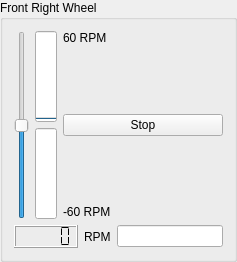
        <widget class="QGroupBox" name="groupBox_4">
         <property name="geometry">
          <rect>
           <x>229</x>
           <y>9</y>
           <width>237</width>
           <height>159</height>
          </rect>
         </property>
         <property name="sizePolicy">
          <sizepolicy hsizetype="Preferred" vsizetype="Preferred">
           <horstretch>1</horstretch>
           <verstretch>1</verstretch>
          </sizepolicy>
         </property>
         <property name="focusPolicy">
          <enum>Qt::NoFocus</enum>
         </property>
         <property name="title">
          <string>Front Right Wheel</string>
         </property>
         <layout class="QVBoxLayout" name="verticalLayout_23">
          <item>
           <layout class="QHBoxLayout" name="horizontalLayout_20">
            <item>
             <widget class="QSlider" name="slider_FrontRightWheel">
              <property name="focusPolicy">
               <enum>Qt::NoFocus</enum>
              </property>
              <property name="minimum">
               <number>-100</number>
              </property>
              <property name="maximum">
               <number>100</number>
              </property>
              <property name="value">
               <number>0</number>
              </property>
              <property name="orientation">
               <enum>Qt::Vertical</enum>
              </property>
             </widget>
            </item>
            <item>
             <layout class="QVBoxLayout" name="verticalLayout_20">
              <item>
               <widget class="QProgressBar" name="progressBar_FrontRightWheelForwards">
                <property name="focusPolicy">
                 <enum>Qt::NoFocus</enum>
                </property>
                <property name="layoutDirection">
                 <enum>Qt::LeftToRight</enum>
                </property>
                <property name="value">
                 <number>0</number>
                </property>
                <property name="textVisible">
                 <bool>true</bool>
                </property>
                <property name="orientation">
                 <enum>Qt::Vertical</enum>
                </property>
                <property name="textDirection">
                 <enum>QProgressBar::TopToBottom</enum>
                </property>
               </widget>
              </item>
              <item>
               <widget class="QProgressBar" name="progressBar_FrontRightWheelBackwards">
                <property name="focusPolicy">
                 <enum>Qt::NoFocus</enum>
                </property>
                <property name="layoutDirection">
                 <enum>Qt::LeftToRight</enum>
                </property>
                <property name="value">
                 <number>0</number>
                </property>
                <property name="orientation">
                 <enum>Qt::Vertical</enum>
                </property>
                <property name="invertedAppearance">
                 <bool>true</bool>
                </property>
               </widget>
              </item>
             </layout>
            </item>
            <item>
             <layout class="QVBoxLayout" name="verticalLayout_21">
              <item>
               <widget class="QLabel" name="label_18">
                <property name="focusPolicy">
                 <enum>Qt::NoFocus</enum>
                </property>
                <property name="text">
                 <string>60 RPM</string>
                </property>
               </widget>
              </item>
              <item>
               <spacer name="verticalSpacer_10">
                <property name="focusPolicy">
                 <enum>Qt::NoFocus</enum>
                </property>
                <property name="orientation">
                 <enum>Qt::Vertical</enum>
                </property>
                <property name="sizeHint" stdset="0">
                 <size>
                  <width>20</width>
                  <height>40</height>
                 </size>
                </property>
               </spacer>
              </item>
              <item>
               <widget class="QPushButton" name="pushButton_FrontRightWheelStop">
                <property name="focusPolicy">
                 <enum>Qt::NoFocus</enum>
                </property>
                <property name="text">
                 <string>Stop</string>
                </property>
               </widget>
              </item>
              <item>
               <spacer name="verticalSpacer_11">
                <property name="focusPolicy">
                 <enum>Qt::NoFocus</enum>
                </property>
                <property name="orientation">
                 <enum>Qt::Vertical</enum>
                </property>
                <property name="sizeHint" stdset="0">
                 <size>
                  <width>20</width>
                  <height>40</height>
                 </size>
                </property>
               </spacer>
              </item>
              <item>
               <widget class="QLabel" name="label_19">
                <property name="focusPolicy">
                 <enum>Qt::NoFocus</enum>
                </property>
                <property name="text">
                 <string>-60 RPM</string>
                </property>
               </widget>
              </item>
             </layout>
            </item>
           </layout>
          </item>
          <item>
           <layout class="QHBoxLayout" name="horizontalLayout_21">
            <item>
             <widget class="QLCDNumber" name="lcdNumber_FrontRightWheel">
              <property name="focusPolicy">
               <enum>Qt::NoFocus</enum>
              </property>
              <property name="smallDecimalPoint">
               <bool>false</bool>
              </property>
              <property name="segmentStyle">
               <enum>QLCDNumber::Flat</enum>
              </property>
              <property name="value" stdset="0">
               <double>0.000000000000000</double>
              </property>
             </widget>
            </item>
            <item>
             <widget class="QLabel" name="label_21">
              <property name="focusPolicy">
               <enum>Qt::NoFocus</enum>
              </property>
              <property name="text">
               <string>RPM</string>
              </property>
             </widget>
            </item>
            <item>
             <widget class="IntEdit" name="lineEdit_FrontRightWheel"/>
            </item>
           </layout>
          </item>
         </layout>
        </widget>
